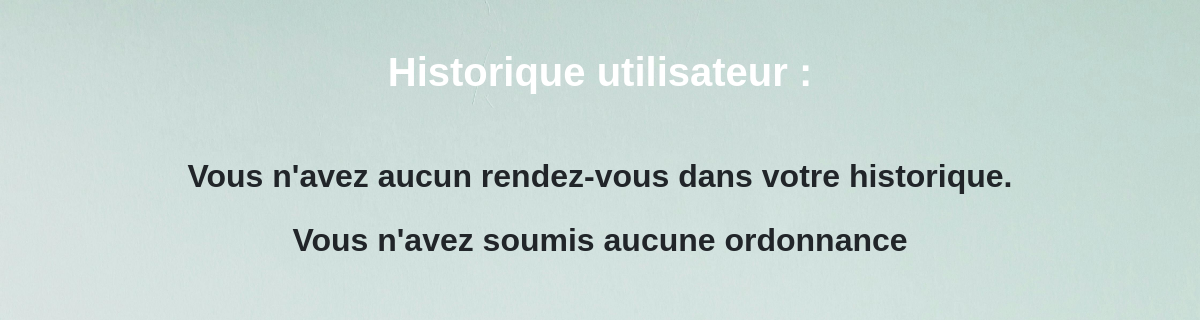
The page /historique/ (signed in) on the database as committed earlier.
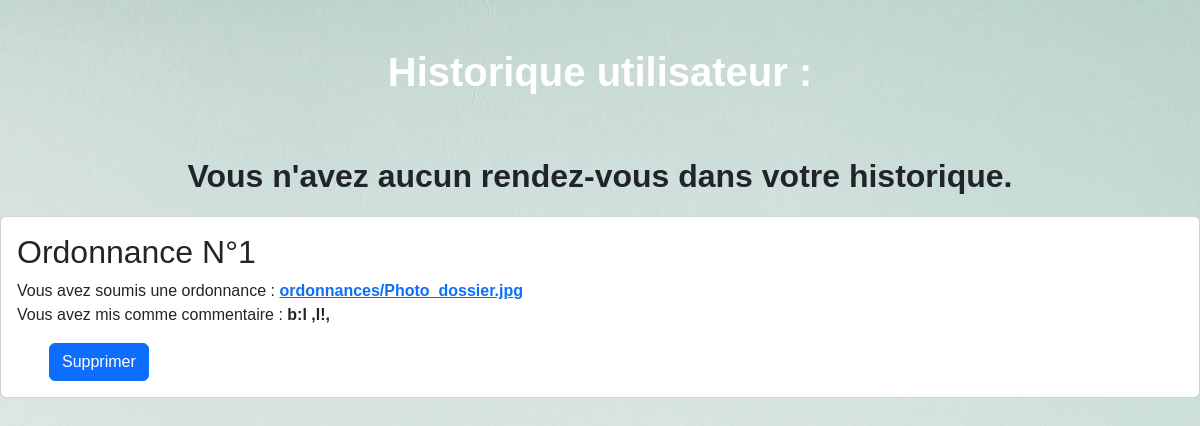
The same page on the database as committed later.
### teleconsult_app/models.py (models this page shows)
class Ordonnances(models.Model):
    fichier = models.FileField(upload_to='ordonnances/')
    commentaire = models.TextField(null=True, blank=True)
    patient = models.ForeignKey(User, on_delete=models.CASCADE, null=True)

### teleconsult_app/views.py (the view)
# urls.py: path('historique/', views.historique, name='historique'),
@login_required
def historique(request):
    patient_id = request.user.id
    rendezvous_list = Rendezvous.objects.filter(patient_id=patient_id)
    ordonnance = Ordonnances.objects.filter(patient_id=patient_id)
    context = {
        'rendezvous_list': rendezvous_list,
        'ordonnance' : ordonnance
    }
    return render(request, 'historique.html', context)

### teleconsult_app/templates/historique.html (shortened to what this page needs)
{% load static %}
<!DOCTYPE html>
<html lang="en">
<head>
    <link rel="stylesheet" href="{% static 'css/ajout_exam.css' %}">
    <link rel="stylesheet" href="{% static 'css/bootstrap.min.css' %}">
</head>
<body>
    <h1 class="text-center text-white fw-bold pt-5 pb-5">Historique utilisateur :</h1>
    <div>
        {% if rendezvous_list %}
            {% for rdv in rendezvous_list %}
                <div class="card  mb-3">
                    <div class="card-body">
                        <h2>Rendez-vous N°{{forloop.counter}}</h2>
                        <span>Vous avez reservé un rendez-vous avec le medecin : <strong> {{ rdv.medecin.nom }}</strong></span><br>
                        <span>A la date du <strong> {{ rdv.jour }}</strong> de cette semaine</span><br>
                        <span>A <strong>{{ rdv.heure|time:"H:i" }}h précise</strong></span> <br>
                    </div>
                    <form method="post" action="{% url 'delete_rendezvous' rdv.medecin.id rdv.jour rdv.heure|time:'H:i' %}">
                        {% csrf_token %}
                        <button type="submit" class="btn btn-primary btn-payer ms-5 mb-3">Supprimer</button>
                    </form>
                </div>
            {% endfor %}
        {% else %}
            <p class="fs-2 fw-bold text-center">Vous n'avez aucun rendez-vous dans votre historique.</p>
        {% endif %}
        {% if ordonnance %}
            {% for ordonnance in ordonnance %}
                <div class="card mb-3">
                    <div class="card-body">
                        <h2>Ordonnance N°{{ forloop.counter }}</h2>
                        <span>Vous avez soumis une ordonnance : <strong><a href="{{ ordonnance.fichier.url }}" target="_blank">{{ ordonnance.fichier.name}}</a></strong></span><br>
                        <span>Vous avez mis comme commentaire : <strong>{{ ordonnance.commentaire }}</strong></span><br>
                    </div>
                    <form method="post" action="{% url 'delete_ordonnance' ordonnance.id %}">
                        <button type="submit" class="btn btn-primary btn-payer ms-5 mb-3">Supprimer</button>
                    </form>
                </div>
            {% endfor %}
        {% else %}
            <p class="fs-2 fw-bold text-center">Vous n'avez soumis aucune ordonnance</p>
        {% endif %}
    </div>
</body>
</html>

### teleconsult_app/static/css/ajout_exam.css (style rules this page uses)
* { margin: 0; padding: 0; box-sizing: border-box; font-family: "poppins", sans-serif; }
body { background-image: url(../images/pexels-karolina-grabowska-4386464.jpg); background-size: cover; background-attachment: fixed; }

Rows that differ between the two databases and show on the page:
added Ordonnances: fichier.name "ordonnances/Photo_dossier.jpg", commentaire "b:l ,l!,"
Other text that changed with them:
text no longer shown: "Vous n'avez soumis aucune ordonnance"
